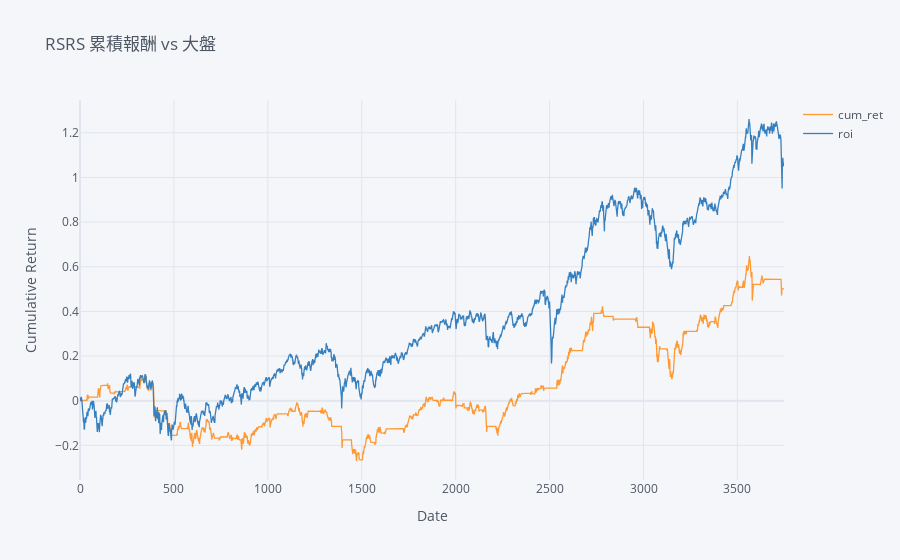

This figure's notebook cell:
### Code cell
df = twse
df = cal_better_stdbeta(df, n=18)

df['ret'] = df['close_d'].pct_change().fillna(0)
df['strategy_ret'] = df['ret'] * df['position'].shift(1).fillna(0)
df['net_asset_value'] = (1 + df['strategy_ret']).cumprod()

stats = calculate_statistics(df)
result_df = pd.DataFrame([stats])
df['cum_ret'] = df['strategy_ret'].cumsum()
df['roi'] = df['roi'].cumsum()  # 大盤累積報酬

cumsum_df = df[["cum_ret", "roi"]]
cumsum_df.iplot(
    title="RSRS 累積報酬 vs 大盤",
    xTitle="Date",
    yTitle="Cumulative Return",
    kind="line",
    asFigure=False
)
result_df

### Figure 1 — Plotly figure (JSON) as saved in the notebook; plotly's stock layout.template omitted (floating-point values rounded to 4 significant figures; data arrays with more than 128 entries replaced by an {"elided": "..."} marker saying what was removed)
{"data": [{"line": {"color": "rgba(255, 153, 51, 1.0)", "dash": "solid", "shape": "linear", "width": 1.3}, "mode": "lines", "name": "cum_ret", "text": "", "type": "scatter", "x": {"elided": "3749 int values"}, "y": {"elided": "3749 float values"}}, {"line": {"color": "rgba(55, 128, 191, 1.0)", "dash": "solid", "shape": "linear", "width": 1.3}, "mode": "lines", "name": "roi", "text": "", "type": "scatter", "x": {"elided": "3749 int values"}, "y": {"elided": "3749 mixed values"}}], "layout": {"legend": {"bgcolor": "#F5F6F9", "font": {"color": "#4D5663"}}, "paper_bgcolor": "#F5F6F9", "plot_bgcolor": "#F5F6F9", "title": {"font": {"color": "#4D5663"}, "text": "RSRS 累積報酬 vs 大盤"}, "xaxis": {"gridcolor": "#E1E5ED", "showgrid": true, "tickfont": {"color": "#4D5663"}, "title": {"font": {"color": "#4D5663"}, "text": "Date"}, "zerolinecolor": "#E1E5ED"}, "yaxis": {"gridcolor": "#E1E5ED", "showgrid": true, "tickfont": {"color": "#4D5663"}, "title": {"font": {"color": "#4D5663"}, "text": "Cumulative Return"}, "zerolinecolor": "#E1E5ED"}}}
